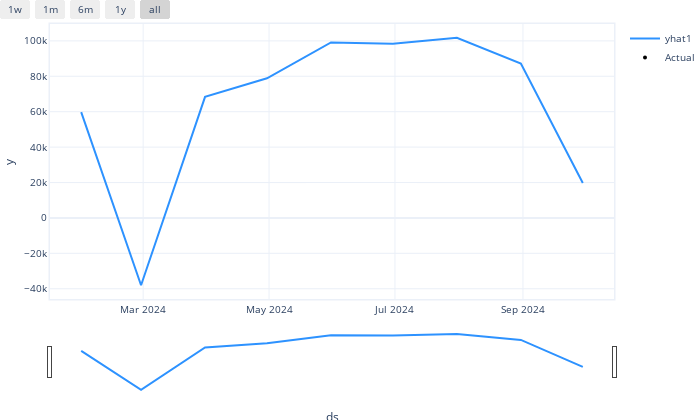

The notebook cell saved with this chart:
### Code cell
n.plot(forecast)

### Figure 1 — Plotly figure (JSON) as saved in the notebook; plotly's stock layout.template omitted (floating-point values rounded to 4 significant figures)
{"data": [{"fill": "none", "line": {"color": "rgba(45, 146, 255, 1.0)", "width": 2}, "mode": "lines", "name": "yhat1", "type": "scatter", "x": ["2024-01-31T00:00:00", "2024-02-29T00:00:00", "2024-03-31T00:00:00", "2024-04-30T00:00:00", "2024-05-31T00:00:00", "2024-06-30T00:00:00", "2024-07-31T00:00:00", "2024-08-31T00:00:00", "2024-09-30T00:00:00"], "y": [59790.0, -38030.0, 68370.0, 78880.0, 99090.0, 98390.0, 101800.0, 87190.0, 19710.0]}, {"marker": {"color": "black", "size": 4}, "mode": "markers", "name": "Actual", "type": "scatter", "x": ["2024-01-31T00:00:00", "2024-02-29T00:00:00", "2024-03-31T00:00:00", "2024-04-30T00:00:00", "2024-05-31T00:00:00", "2024-06-30T00:00:00", "2024-07-31T00:00:00", "2024-08-31T00:00:00", "2024-09-30T00:00:00"], "y": [null, null, null, null, null, null, null, null, null]}], "layout": {"autosize": true, "font": {"size": 10}, "height": 420, "hovermode": "x unified", "margin": {"b": 0, "l": 0, "pad": 0, "r": 10, "t": 10}, "showlegend": true, "title": {"font": {"size": 12}}, "width": 700, "xaxis": {"linewidth": 1.5, "mirror": true, "rangeselector": {"buttons": [{"count": 7, "label": "1w", "step": "day", "stepmode": "backward"}, {"count": 1, "label": "1m", "step": "month", "stepmode": "backward"}, {"count": 6, "label": "6m", "step": "month", "stepmode": "backward"}, {"count": 1, "label": "1y", "step": "year", "stepmode": "backward"}, {"step": "all"}]}, "rangeslider": {"visible": true}, "showline": true, "title": {"text": "ds"}, "type": "date"}, "yaxis": {"linewidth": 1.5, "mirror": true, "showline": true, "title": {"text": "y"}}}}
